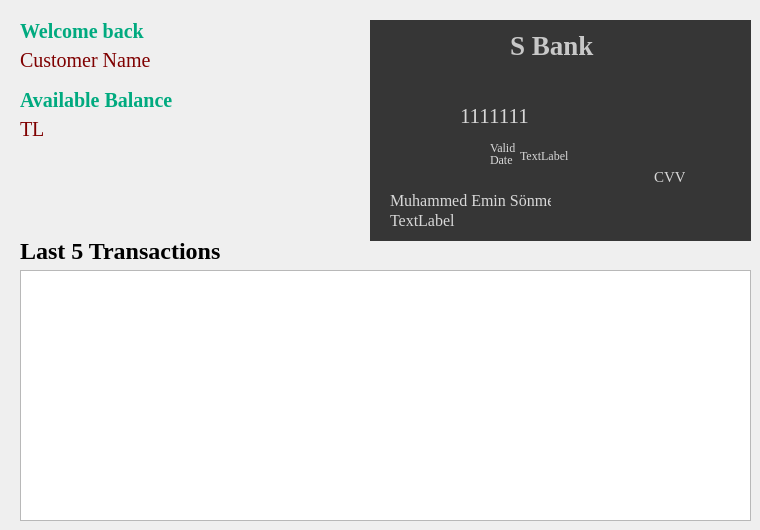
<?xml version="1.0" encoding="UTF-8"?>
<ui version="4.0">
 <class>dashboard</class>
 <widget class="QDialog" name="dashboard">
  <property name="geometry">
   <rect>
    <x>0</x>
    <y>0</y>
    <width>760</width>
    <height>530</height>
   </rect>
  </property>
  <property name="minimumSize">
   <size>
    <width>760</width>
    <height>530</height>
   </size>
  </property>
  <property name="maximumSize">
   <size>
    <width>760</width>
    <height>530</height>
   </size>
  </property>
  <property name="font">
   <font>
    <family>Times New Roman</family>
    <pointsize>12</pointsize>
   </font>
  </property>
  <property name="windowTitle">
   <string>Dialog</string>
  </property>
  <widget class="QLabel" name="label_7">
   <property name="geometry">
    <rect>
     <x>490</x>
     <y>150</y>
     <width>31</width>
     <height>20</height>
    </rect>
   </property>
   <property name="font">
    <font>
     <family>Times New Roman</family>
     <pointsize>9</pointsize>
    </font>
   </property>
   <property name="styleSheet">
    <string notr="true">color: rgb(216, 216, 216);</string>
   </property>
   <property name="text">
    <string>Date</string>
   </property>
  </widget>
  <widget class="QLabel" name="label_4">
   <property name="geometry">
    <rect>
     <x>510</x>
     <y>30</y>
     <width>111</width>
     <height>31</height>
    </rect>
   </property>
   <property name="font">
    <font>
     <family>Georgia</family>
     <pointsize>20</pointsize>
     <bold>true</bold>
    </font>
   </property>
   <property name="styleSheet">
    <string notr="true">color: rgb(200, 200, 200);</string>
   </property>
   <property name="text">
    <string>S Bank</string>
   </property>
  </widget>
  <widget class="QLabel" name="label_3">
   <property name="geometry">
    <rect>
     <x>670</x>
     <y>30</y>
     <width>61</width>
     <height>41</height>
    </rect>
   </property>
   <property name="styleSheet">
    <string notr="true">image: url(:/Login/Icons/Login/s_logo_icon_bank.png);</string>
   </property>
   <property name="text">
    <string/>
   </property>
  </widget>
  <widget class="QLabel" name="label_6">
   <property name="geometry">
    <rect>
     <x>490</x>
     <y>140</y>
     <width>31</width>
     <height>16</height>
    </rect>
   </property>
   <property name="font">
    <font>
     <family>Times New Roman</family>
     <pointsize>9</pointsize>
    </font>
   </property>
   <property name="styleSheet">
    <string notr="true">color: rgb(216, 216, 216);</string>
   </property>
   <property name="text">
    <string>Valid</string>
   </property>
  </widget>
  <widget class="QLabel" name="label_2">
   <property name="geometry">
    <rect>
     <x>670</x>
     <y>200</y>
     <width>61</width>
     <height>21</height>
    </rect>
   </property>
   <property name="styleSheet">
    <string notr="true">image: url(:/Other/Icons/OtherForms/visa-logo-png-2020.png);</string>
   </property>
   <property name="text">
    <string/>
   </property>
  </widget>
  <widget class="QLabel" name="label_5">
   <property name="geometry">
    <rect>
     <x>370</x>
     <y>20</y>
     <width>381</width>
     <height>221</height>
    </rect>
   </property>
   <property name="font">
    <font>
     <family>Georgia</family>
     <pointsize>9</pointsize>
    </font>
   </property>
   <property name="styleSheet">
    <string notr="true">background-color: rgb(54, 54, 54);</string>
   </property>
   <property name="text">
    <string/>
   </property>
  </widget>
  <widget class="QLabel" name="label_IBAN">
   <property name="geometry">
    <rect>
     <x>390</x>
     <y>210</y>
     <width>271</width>
     <height>20</height>
    </rect>
   </property>
   <property name="font">
    <font>
     <family>Times New Roman</family>
     <pointsize>12</pointsize>
     <bold>false</bold>
    </font>
   </property>
   <property name="styleSheet">
    <string notr="true">color: rgb(216, 216, 216);</string>
   </property>
   <property name="text">
    <string>TextLabel</string>
   </property>
  </widget>
  <widget class="QLabel" name="label_Card">
   <property name="geometry">
    <rect>
     <x>460</x>
     <y>100</y>
     <width>241</width>
     <height>31</height>
    </rect>
   </property>
   <property name="font">
    <font>
     <family>Times New Roman</family>
     <pointsize>16</pointsize>
    </font>
   </property>
   <property name="styleSheet">
    <string notr="true">color: rgb(216, 216, 216);</string>
   </property>
   <property name="text">
    <string>1111111</string>
   </property>
  </widget>
  <widget class="QLabel" name="label_Valid">
   <property name="geometry">
    <rect>
     <x>520</x>
     <y>140</y>
     <width>61</width>
     <height>31</height>
    </rect>
   </property>
   <property name="font">
    <font>
     <family>Times New Roman</family>
     <pointsize>9</pointsize>
    </font>
   </property>
   <property name="styleSheet">
    <string notr="true">color: rgb(216, 216, 216);</string>
   </property>
   <property name="text">
    <string>TextLabel</string>
   </property>
  </widget>
  <widget class="QLabel" name="label_9">
   <property name="geometry">
    <rect>
     <x>654</x>
     <y>161</y>
     <width>31</width>
     <height>31</height>
    </rect>
   </property>
   <property name="font">
    <font>
     <family>Times New Roman</family>
     <pointsize>11</pointsize>
    </font>
   </property>
   <property name="styleSheet">
    <string notr="true">color: rgb(216, 216, 216);</string>
   </property>
   <property name="text">
    <string>CVV</string>
   </property>
  </widget>
  <widget class="QLabel" name="label_CVV">
   <property name="geometry">
    <rect>
     <x>690</x>
     <y>160</y>
     <width>31</width>
     <height>31</height>
    </rect>
   </property>
   <property name="font">
    <font>
     <family>Times New Roman</family>
     <pointsize>11</pointsize>
    </font>
   </property>
   <property name="styleSheet">
    <string notr="true">color: rgb(216, 216, 216);</string>
   </property>
   <property name="text">
    <string/>
   </property>
  </widget>
  <widget class="QLabel" name="label_name">
   <property name="geometry">
    <rect>
     <x>390</x>
     <y>190</y>
     <width>161</width>
     <height>20</height>
    </rect>
   </property>
   <property name="font">
    <font>
     <family>Times New Roman</family>
     <pointsize>12</pointsize>
     <bold>false</bold>
    </font>
   </property>
   <property name="styleSheet">
    <string notr="true">color: rgb(216, 216, 216);</string>
   </property>
   <property name="text">
    <string>Muhammed Emin Sönmez</string>
   </property>
  </widget>
  <widget class="QWidget" name="layoutWidget">
   <property name="geometry">
    <rect>
     <x>20</x>
     <y>89</y>
     <width>281</width>
     <height>52</height>
    </rect>
   </property>
   <layout class="QVBoxLayout" name="verticalLayout_2">
    <item>
     <widget class="QLabel" name="label_8">
      <property name="font">
       <font>
        <family>Times New Roman</family>
        <pointsize>15</pointsize>
        <bold>true</bold>
       </font>
      </property>
      <property name="styleSheet">
       <string notr="true"> color: rgb(0, 170, 127);</string>
      </property>
      <property name="text">
       <string>Available Balance</string>
      </property>
     </widget>
    </item>
    <item>
     <widget class="QLabel" name="label_Balance">
      <property name="font">
       <font>
        <family>Times New Roman</family>
        <pointsize>15</pointsize>
       </font>
      </property>
      <property name="styleSheet">
       <string notr="true">color: rgb(127, 0, 0);</string>
      </property>
      <property name="text">
       <string>TL</string>
      </property>
     </widget>
    </item>
   </layout>
  </widget>
  <widget class="QTableView" name="tableView">
   <property name="geometry">
    <rect>
     <x>20</x>
     <y>270</y>
     <width>731</width>
     <height>251</height>
    </rect>
   </property>
  </widget>
  <widget class="QLabel" name="label_10">
   <property name="geometry">
    <rect>
     <x>20</x>
     <y>240</y>
     <width>211</width>
     <height>21</height>
    </rect>
   </property>
   <property name="font">
    <font>
     <family>Times New Roman</family>
     <pointsize>18</pointsize>
     <bold>true</bold>
    </font>
   </property>
   <property name="text">
    <string>Last 5 Transactions</string>
   </property>
  </widget>
  <widget class="QWidget" name="layoutWidget">
   <property name="geometry">
    <rect>
     <x>20</x>
     <y>20</y>
     <width>281</width>
     <height>52</height>
    </rect>
   </property>
   <layout class="QVBoxLayout" name="verticalLayout">
    <item>
     <widget class="QLabel" name="label">
      <property name="font">
       <font>
        <family>Times New Roman</family>
        <pointsize>15</pointsize>
        <bold>true</bold>
       </font>
      </property>
      <property name="styleSheet">
       <string notr="true"> color: rgb(0, 170, 127);</string>
      </property>
      <property name="text">
       <string>Welcome back</string>
      </property>
     </widget>
    </item>
    <item>
     <widget class="QLabel" name="label_Name">
      <property name="font">
       <font>
        <family>Times New Roman</family>
        <pointsize>15</pointsize>
       </font>
      </property>
      <property name="styleSheet">
       <string notr="true">color: rgb(127, 0, 0);</string>
      </property>
      <property name="text">
       <string>Customer Name</string>
      </property>
     </widget>
    </item>
   </layout>
  </widget>
  <zorder>layoutWidget</zorder>
  <zorder>label_5</zorder>
  <zorder>label_7</zorder>
  <zorder>label_4</zorder>
  <zorder>label_3</zorder>
  <zorder>label_6</zorder>
  <zorder>label_2</zorder>
  <zorder>label_IBAN</zorder>
  <zorder>label_Card</zorder>
  <zorder>label_Valid</zorder>
  <zorder>label_9</zorder>
  <zorder>label_CVV</zorder>
  <zorder>label_name</zorder>
  <zorder>layoutWidget</zorder>
  <zorder>tableView</zorder>
  <zorder>label_10</zorder>
 </widget>
 <resources/>
 <connections/>
</ui>
